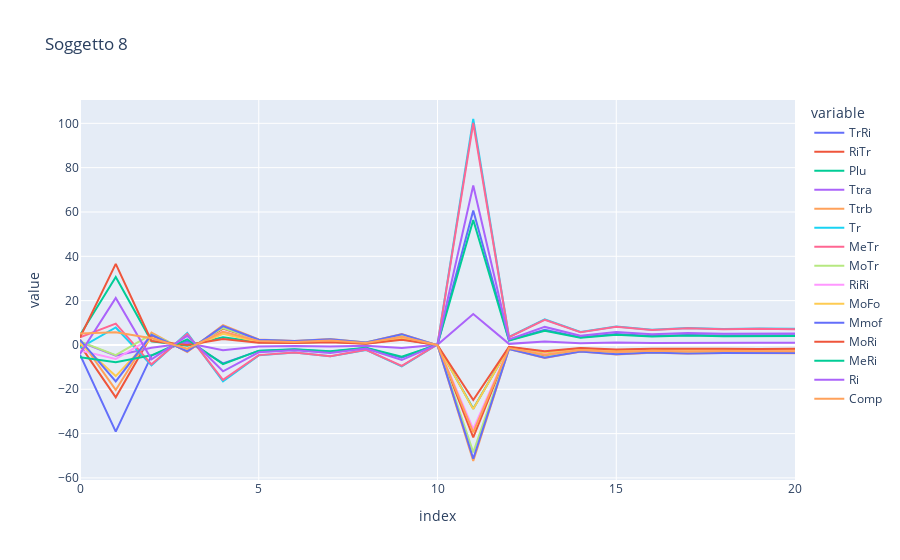
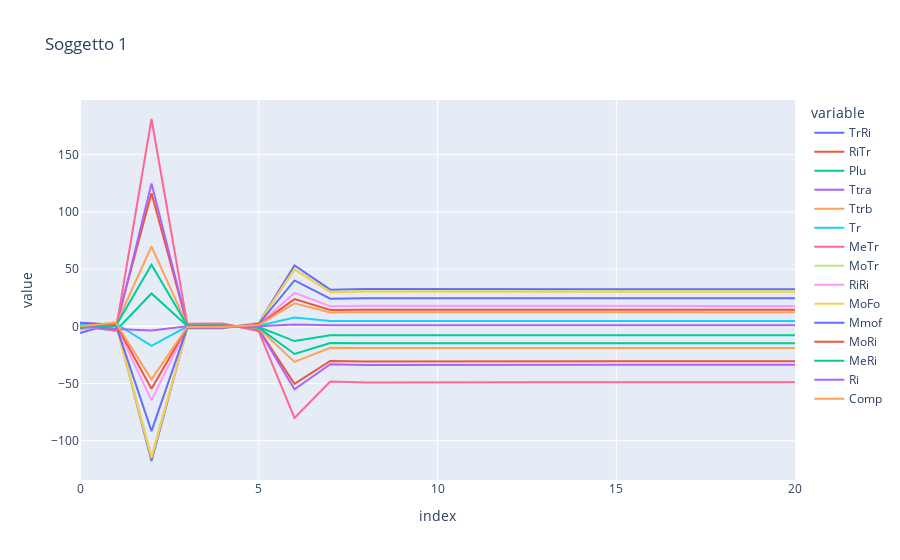
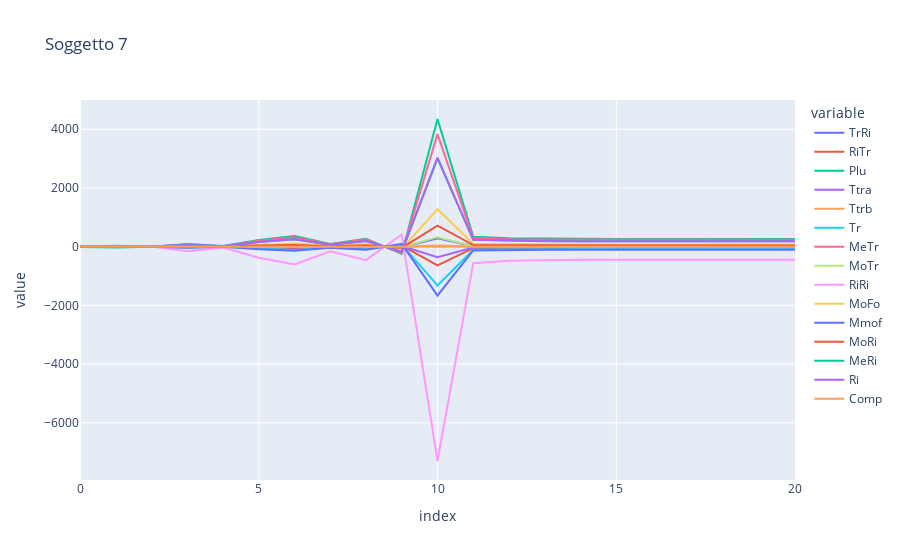

These figures' notebook cell, in order:
### Code cell
fig = px.line(df_evolve_8, title='Soggetto 8')
fig.show()
fig = px.line(df_evolve_1, title='Soggetto 1')
fig.show()
fig = px.line(df_evolve_7, title='Soggetto 7')
fig.show()
fig = px.line(df_evolve_2, title='Soggetto 2')
fig.show()
fig = px.line(df_evolve_6, title='Soggetto 6')
fig.show()

### Figure 1 — Plotly figure (JSON) as saved in the notebook; plotly's stock layout.template omitted (floating-point values rounded to 4 significant figures)
{"data": [{"hovertemplate": "variable=TrRi<br>index=%{x}<br>value=%{y}<extra></extra>", "legendgroup": "TrRi", "line": {"color": "#636efa", "dash": "solid"}, "marker": {"symbol": "circle"}, "mode": "lines", "name": "TrRi", "orientation": "v", "showlegend": true, "type": "scatter", "x": [0, 1, 2, 3, 4, 5, 6, 7, 8, 9, 10, 11, 12, 13, 14, 15, 16, 17, 18, 19, 20], "xaxis": "x", "y": [-4.407, -39.1, -4.831, 1.766, -8.32, -2.673, -2.046, -3.064, -1.341, -5.748, 0.1775, 60.7, 2.133, 6.868, 3.477, 4.97, 4.06, 4.536, 4.263, 4.412, 4.328], "yaxis": "y"}, {"hovertemplate": "variable=RiTr<br>index=%{x}<br>value=%{y}<extra></extra>", "legendgroup": "RiTr", "line": {"color": "#EF553B", "dash": "solid"}, "marker": {"symbol": "circle"}, "mode": "lines", "name": "RiTr", "orientation": "v", "showlegend": true, "type": "scatter", "x": [0, 1, 2, 3, 4, 5, 6, 7, 8, 9, 10, 11, 12, 13, 14, 15, 16, 17, 18, 19, 20], "xaxis": "x", "y": [-0.08222, -23.65, 4.352, -2.82, 7.399, 1.98, 1.42, 2.107, 0.9222, 3.953, -0.122, -41.74, -1.466, -4.723, -2.391, -3.418, -2.792, -3.119, -2.931, -3.034, -2.976], "yaxis": "y"}, {"hovertemplate": "variable=Plu<br>index=%{x}<br>value=%{y}<extra></extra>", "legendgroup": "Plu", "line": {"color": "#00cc96", "dash": "solid"}, "marker": {"symbol": "circle"}, "mode": "lines", "name": "Plu", "orientation": "v", "showlegend": true, "type": "scatter", "x": [0, 1, 2, 3, 4, 5, 6, 7, 8, 9, 10, 11, 12, 13, 14, 15, 16, 17, 18, 19, 20], "xaxis": "x", "y": [4.471, 30.67, 1.665, -0.3769, 3.42, 1.223, 0.9657, 1.452, 0.6356, 2.725, -0.08411, -28.77, -1.011, -3.255, -1.648, -2.356, -1.924, -2.15, -2.02, -2.091, -2.051], "yaxis": "y"}, {"hovertemplate": "variable=Ttra<br>index=%{x}<br>value=%{y}<extra></extra>", "legendgroup": "Ttra", "line": {"color": "#ab63fa", "dash": "solid"}, "marker": {"symbol": "circle"}, "mode": "lines", "name": "Ttra", "orientation": "v", "showlegend": true, "type": "scatter", "x": [0, 1, 2, 3, 4, 5, 6, 7, 8, 9, 10, 11, 12, 13, 14, 15, 16, 17, 18, 19, 20], "xaxis": "x", "y": [1.331, -4.866, -1.308, 0.845, -2.378, -0.6532, -0.4732, -0.7031, -0.3077, -1.319, 0.04072, 13.93, 0.4893, 1.576, 0.7978, 1.141, 0.9316, 1.041, 0.9781, 1.012, 0.9931], "yaxis": "y"}, {"hovertemplate": "variable=Ttrb<br>index=%{x}<br>value=%{y}<extra></extra>", "legendgroup": "Ttrb", "line": {"color": "#FFA15A", "dash": "solid"}, "marker": {"symbol": "circle"}, "mode": "lines", "name": "Ttrb", "orientation": "v", "showlegend": true, "type": "scatter", "x": [0, 1, 2, 3, 4, 5, 6, 7, 8, 9, 10, 11, 12, 13, 14, 15, 16, 17, 18, 19, 20], "xaxis": "x", "y": [2.554, -20.29, 5.552, -3.214, 8.988, 2.46, 1.78, 2.644, 1.157, 4.959, -0.1531, -52.36, -1.84, -5.925, -2.999, -4.288, -3.502, -3.913, -3.677, -3.806, -3.734], "yaxis": "y"}, {"hovertemplate": "variable=Tr<br>index=%{x}<br>value=%{y}<extra></extra>", "legendgroup": "Tr", "line": {"color": "#19d3f3", "dash": "solid"}, "marker": {"symbol": "circle"}, "mode": "lines", "name": "Tr", "orientation": "v", "showlegend": true, "type": "scatter", "x": [0, 1, 2, 3, 4, 5, 6, 7, 8, 9, 10, 11, 12, 13, 14, 15, 16, 17, 18, 19, 20], "xaxis": "x", "y": [-1.313, 7.901, -9.169, 5.379, -16.46, -4.701, -3.457, -5.147, -2.253, -9.656, 0.2981, 102.0, 3.582, 11.54, 5.84, 8.349, 6.819, 7.619, 7.16, 7.411, 7.27], "yaxis": "y"}, {"hovertemplate": "variable=MeTr<br>index=%{x}<br>value=%{y}<extra></extra>", "legendgroup": "MeTr", "line": {"color": "#FF6692", "dash": "solid"}, "marker": {"symbol": "circle"}, "mode": "lines", "name": "MeTr", "orientation": "v", "showlegend": true, "type": "scatter", "x": [0, 1, 2, 3, 4, 5, 6, 7, 8, 9, 10, 11, 12, 13, 14, 15, 16, 17, 18, 19, 20], "xaxis": "x", "y": [3.455, 9.621, -8.724, 4.923, -15.77, -4.583, -3.392, -5.055, -2.212, -9.483, 0.2927, 100.1, 3.518, 11.33, 5.736, 8.2, 6.697, 7.483, 7.032, 7.279, 7.14], "yaxis": "y"}, {"hovertemplate": "variable=MoTr<br>index=%{x}<br>value=%{y}<extra></extra>", "legendgroup": "MoTr", "line": {"color": "#B6E880", "dash": "solid"}, "marker": {"symbol": "circle"}, "mode": "lines", "name": "MoTr", "orientation": "v", "showlegend": true, "type": "scatter", "x": [0, 1, 2, 3, 4, 5, 6, 7, 8, 9, 10, 11, 12, 13, 14, 15, 16, 17, 18, 19, 20], "xaxis": "x", "y": [1.595, -4.587, 4.795, -2.366, 7.669, 2.223, 1.643, 2.448, 1.071, 4.592, -0.1418, -48.49, -1.704, -5.487, -2.778, -3.971, -3.243, -3.624, -3.406, -3.525, -3.458], "yaxis": "y"}, {"hovertemplate": "variable=RiRi<br>index=%{x}<br>value=%{y}<extra></extra>", "legendgroup": "RiRi", "line": {"color": "#FF97FF", "dash": "solid"}, "marker": {"symbol": "circle"}, "mode": "lines", "name": "RiRi", "orientation": "v", "showlegend": true, "type": "scatter", "x": [0, 1, 2, 3, 4, 5, 6, 7, 8, 9, 10, 11, 12, 13, 14, 15, 16, 17, 18, 19, 20], "xaxis": "x", "y": [-2.542, -6.363, 3.078, -1.964, 6.044, 1.743, 1.287, 1.917, 0.8391, 3.597, -0.111, -37.98, -1.334, -4.297, -2.175, -3.11, -2.54, -2.838, -2.667, -2.761, -2.708], "yaxis": "y"}, {"hovertemplate": "variable=MoFo<br>index=%{x}<br>value=%{y}<extra></extra>", "legendgroup": "MoFo", "line": {"color": "#FECB52", "dash": "solid"}, "marker": {"symbol": "circle"}, "mode": "lines", "name": "MoFo", "orientation": "v", "showlegend": true, "type": "scatter", "x": [0, 1, 2, 3, 4, 5, 6, 7, 8, 9, 10, 11, 12, 13, 14, 15, 16, 17, 18, 19, 20], "xaxis": "x", "y": [0.6959, -14.04, 3.199, -1.862, 5.063, 1.368, 0.9848, 1.462, 0.6398, 2.742, -0.08466, -28.96, -1.017, -3.276, -1.659, -2.371, -1.937, -2.164, -2.034, -2.105, -2.065], "yaxis": "y"}, {"hovertemplate": "variable=Mmof<br>index=%{x}<br>value=%{y}<extra></extra>", "legendgroup": "Mmof", "line": {"color": "#636efa", "dash": "solid"}, "marker": {"symbol": "circle"}, "mode": "lines", "name": "Mmof", "orientation": "v", "showlegend": true, "type": "scatter", "x": [0, 1, 2, 3, 4, 5, 6, 7, 8, 9, 10, 11, 12, 13, 14, 15, 16, 17, 18, 19, 20], "xaxis": "x", "y": [2.314, -16.48, 4.595, -2.908, 8.476, 2.383, 1.742, 2.592, 1.134, 4.863, -0.1501, -51.35, -1.804, -5.81, -2.941, -4.205, -3.434, -3.837, -3.606, -3.733, -3.661], "yaxis": "y"}, {"hovertemplate": "variable=MoRi<br>index=%{x}<br>value=%{y}<extra></extra>", "legendgroup": "MoRi", "line": {"color": "#EF553B", "dash": "solid"}, "marker": {"symbol": "circle"}, "mode": "lines", "name": "MoRi", "orientation": "v", "showlegend": true, "type": "scatter", "x": [0, 1, 2, 3, 4, 5, 6, 7, 8, 9, 10, 11, 12, 13, 14, 15, 16, 17, 18, 19, 20], "xaxis": "x", "y": [3.378, 36.59, 1.801, 0.03013, 2.646, 1.029, 0.8305, 1.252, 0.5482, 2.35, -0.07254, -24.81, -0.8718, -2.808, -1.421, -2.032, -1.66, -1.854, -1.743, -1.804, -1.769], "yaxis": "y"}, {"hovertemplate": "variable=MeRi<br>index=%{x}<br>value=%{y}<extra></extra>", "legendgroup": "MeRi", "line": {"color": "#00cc96", "dash": "solid"}, "marker": {"symbol": "circle"}, "mode": "lines", "name": "MeRi", "orientation": "v", "showlegend": true, "type": "scatter", "x": [0, 1, 2, 3, 4, 5, 6, 7, 8, 9, 10, 11, 12, 13, 14, 15, 16, 17, 18, 19, 20], "xaxis": "x", "y": [-5.567, -7.748, -4.666, 2.561, -8.647, -2.562, -1.909, -2.848, -1.247, -5.343, 0.1649, 56.42, 1.982, 6.384, 3.232, 4.62, 3.774, 4.216, 3.962, 4.101, 4.023], "yaxis": "y"}, {"hovertemplate": "variable=Ri<br>index=%{x}<br>value=%{y}<extra></extra>", "legendgroup": "Ri", "line": {"color": "#ab63fa", "dash": "solid"}, "marker": {"symbol": "circle"}, "mode": "lines", "name": "Ri", "orientation": "v", "showlegend": true, "type": "scatter", "x": [0, 1, 2, 3, 4, 5, 6, 7, 8, 9, 10, 11, 12, 13, 14, 15, 16, 17, 18, 19, 20], "xaxis": "x", "y": [-4.06, 21.17, -6.475, 4.087, -11.9, -3.341, -2.441, -3.632, -1.589, -6.813, 0.2103, 71.94, 2.527, 8.14, 4.121, 5.891, 4.812, 5.376, 5.052, 5.229, 5.13], "yaxis": "y"}, {"hovertemplate": "variable=Comp<br>index=%{x}<br>value=%{y}<extra></extra>", "legendgroup": "Comp", "line": {"color": "#FFA15A", "dash": "solid"}, "marker": {"symbol": "circle"}, "mode": "lines", "name": "Comp", "orientation": "v", "showlegend": true, "type": "scatter", "x": [0, 1, 2, 3, 4, 5, 6, 7, 8, 9, 10, 11, 12, 13, 14, 15, 16, 17, 18, 19, 20], "xaxis": "x", "y": [5.208, 5.757, 3.039, -1.707, 5.943, 1.783, 1.334, 1.992, 0.8718, 3.737, -0.1154, -39.45, -1.386, -4.464, -2.26, -3.231, -2.639, -2.949, -2.771, -2.868, -2.813], "yaxis": "y"}], "layout": {"legend": {"title": {"text": "variable"}, "tracegroupgap": 0}, "title": {"text": "Soggetto 8"}, "xaxis": {"anchor": "y", "domain": [0, 1], "title": {"text": "index"}}, "yaxis": {"anchor": "x", "domain": [0, 1], "title": {"text": "value"}}}}

### Figure 2 — Plotly figure (JSON) as saved in the notebook; plotly's stock layout.template omitted (floating-point values rounded to 4 significant figures)
{"data": [{"hovertemplate": "variable=TrRi<br>index=%{x}<br>value=%{y}<extra></extra>", "legendgroup": "TrRi", "line": {"color": "#636efa", "dash": "solid"}, "marker": {"symbol": "circle"}, "mode": "lines", "name": "TrRi", "orientation": "v", "showlegend": true, "type": "scatter", "x": [0, 1, 2, 3, 4, 5, 6, 7, 8, 9, 10, 11, 12, 13, 14, 15, 16, 17, 18, 19, 20], "xaxis": "x", "y": [-5.96, 3.351, -117.7, -1.453, -1.658, 2.863, 53.23, 32.06, 32.59, 32.49, 32.48, 32.48, 32.48, 32.48, 32.48, 32.48, 32.48, 32.48, 32.48, 32.48, 32.48], "yaxis": "y"}, {"hovertemplate": "variable=RiTr<br>index=%{x}<br>value=%{y}<extra></extra>", "legendgroup": "RiTr", "line": {"color": "#EF553B", "dash": "solid"}, "marker": {"symbol": "circle"}, "mode": "lines", "name": "RiTr", "orientation": "v", "showlegend": true, "type": "scatter", "x": [0, 1, 2, 3, 4, 5, 6, 7, 8, 9, 10, 11, 12, 13, 14, 15, 16, 17, 18, 19, 20], "xaxis": "x", "y": [-2.167, -0.04201, 116.4, 1.373, 1.564, -2.7, -50.22, -30.24, -30.74, -30.65, -30.64, -30.64, -30.64, -30.64, -30.64, -30.64, -30.64, -30.64, -30.64, -30.64, -30.64], "yaxis": "y"}, {"hovertemplate": "variable=Plu<br>index=%{x}<br>value=%{y}<extra></extra>", "legendgroup": "Plu", "line": {"color": "#00cc96", "dash": "solid"}, "marker": {"symbol": "circle"}, "mode": "lines", "name": "Plu", "orientation": "v", "showlegend": true, "type": "scatter", "x": [0, 1, 2, 3, 4, 5, 6, 7, 8, 9, 10, 11, 12, 13, 14, 15, 16, 17, 18, 19, 20], "xaxis": "x", "y": [0.0616, -3.748, 28.72, 0.3517, 0.4023, -0.6938, -12.9, -7.77, -7.899, -7.875, -7.873, -7.872, -7.872, -7.872, -7.872, -7.872, -7.872, -7.872, -7.872, -7.872, -7.872], "yaxis": "y"}, {"hovertemplate": "variable=Ttra<br>index=%{x}<br>value=%{y}<extra></extra>", "legendgroup": "Ttra", "line": {"color": "#ab63fa", "dash": "solid"}, "marker": {"symbol": "circle"}, "mode": "lines", "name": "Ttra", "orientation": "v", "showlegend": true, "type": "scatter", "x": [0, 1, 2, 3, 4, 5, 6, 7, 8, 9, 10, 11, 12, 13, 14, 15, 16, 17, 18, 19, 20], "xaxis": "x", "y": [2.579, -2.982, 124.8, 1.504, 1.715, -2.961, -55.06, -33.16, -33.71, -33.6, -33.6, -33.59, -33.59, -33.59, -33.59, -33.59, -33.59, -33.59, -33.59, -33.59, -33.59], "yaxis": "y"}, {"hovertemplate": "variable=Ttrb<br>index=%{x}<br>value=%{y}<extra></extra>", "legendgroup": "Ttrb", "line": {"color": "#FFA15A", "dash": "solid"}, "marker": {"symbol": "circle"}, "mode": "lines", "name": "Ttrb", "orientation": "v", "showlegend": true, "type": "scatter", "x": [0, 1, 2, 3, 4, 5, 6, 7, 8, 9, 10, 11, 12, 13, 14, 15, 16, 17, 18, 19, 20], "xaxis": "x", "y": [3.227, 0.9493, 69.78, 0.8507, 0.9695, -1.674, -31.13, -18.75, -19.06, -19.0, -19.0, -18.99, -18.99, -18.99, -18.99, -18.99, -18.99, -18.99, -18.99, -18.99, -18.99], "yaxis": "y"}, {"hovertemplate": "variable=Tr<br>index=%{x}<br>value=%{y}<extra></extra>", "legendgroup": "Tr", "line": {"color": "#19d3f3", "dash": "solid"}, "marker": {"symbol": "circle"}, "mode": "lines", "name": "Tr", "orientation": "v", "showlegend": true, "type": "scatter", "x": [0, 1, 2, 3, 4, 5, 6, 7, 8, 9, 10, 11, 12, 13, 14, 15, 16, 17, 18, 19, 20], "xaxis": "x", "y": [1.461, 2.503, -17.07, -0.2114, -0.2407, 0.4158, 7.732, 4.656, 4.734, 4.719, 4.718, 4.717, 4.717, 4.717, 4.717, 4.717, 4.717, 4.717, 4.717, 4.717, 4.717], "yaxis": "y"}, {"hovertemplate": "variable=MeTr<br>index=%{x}<br>value=%{y}<extra></extra>", "legendgroup": "MeTr", "line": {"color": "#FF6692", "dash": "solid"}, "marker": {"symbol": "circle"}, "mode": "lines", "name": "MeTr", "orientation": "v", "showlegend": true, "type": "scatter", "x": [0, 1, 2, 3, 4, 5, 6, 7, 8, 9, 10, 11, 12, 13, 14, 15, 16, 17, 18, 19, 20], "xaxis": "x", "y": [0.4622, -3.816, 181.2, 2.188, 2.495, -4.307, -80.1, -48.23, -49.04, -48.88, -48.87, -48.87, -48.87, -48.87, -48.87, -48.87, -48.87, -48.87, -48.87, -48.87, -48.87], "yaxis": "y"}, {"hovertemplate": "variable=MoTr<br>index=%{x}<br>value=%{y}<extra></extra>", "legendgroup": "MoTr", "line": {"color": "#B6E880", "dash": "solid"}, "marker": {"symbol": "circle"}, "mode": "lines", "name": "MoTr", "orientation": "v", "showlegend": true, "type": "scatter", "x": [0, 1, 2, 3, 4, 5, 6, 7, 8, 9, 10, 11, 12, 13, 14, 15, 16, 17, 18, 19, 20], "xaxis": "x", "y": [-1.05, 3.919, -113.5, -1.368, -1.56, 2.693, 50.09, 30.16, 30.66, 30.57, 30.56, 30.56, 30.56, 30.56, 30.56, 30.56, 30.56, 30.56, 30.56, 30.56, 30.56], "yaxis": "y"}, {"hovertemplate": "variable=RiRi<br>index=%{x}<br>value=%{y}<extra></extra>", "legendgroup": "RiRi", "line": {"color": "#FF97FF", "dash": "solid"}, "marker": {"symbol": "circle"}, "mode": "lines", "name": "RiRi", "orientation": "v", "showlegend": true, "type": "scatter", "x": [0, 1, 2, 3, 4, 5, 6, 7, 8, 9, 10, 11, 12, 13, 14, 15, 16, 17, 18, 19, 20], "xaxis": "x", "y": [-3.043, 1.706, -64.72, -0.7977, -0.9103, 1.571, 29.22, 17.6, 17.89, 17.83, 17.83, 17.83, 17.83, 17.83, 17.83, 17.83, 17.83, 17.83, 17.83, 17.83, 17.83], "yaxis": "y"}, {"hovertemplate": "variable=MoFo<br>index=%{x}<br>value=%{y}<extra></extra>", "legendgroup": "MoFo", "line": {"color": "#FECB52", "dash": "solid"}, "marker": {"symbol": "circle"}, "mode": "lines", "name": "MoFo", "orientation": "v", "showlegend": true, "type": "scatter", "x": [0, 1, 2, 3, 4, 5, 6, 7, 8, 9, 10, 11, 12, 13, 14, 15, 16, 17, 18, 19, 20], "xaxis": "x", "y": [3.047, 1.204, -115.0, -1.355, -1.543, 2.665, 49.56, 29.85, 30.34, 30.25, 30.24, 30.24, 30.24, 30.24, 30.24, 30.24, 30.24, 30.24, 30.24, 30.24, 30.24], "yaxis": "y"}, {"hovertemplate": "variable=Mmof<br>index=%{x}<br>value=%{y}<extra></extra>", "legendgroup": "Mmof", "line": {"color": "#636efa", "dash": "solid"}, "marker": {"symbol": "circle"}, "mode": "lines", "name": "Mmof", "orientation": "v", "showlegend": true, "type": "scatter", "x": [0, 1, 2, 3, 4, 5, 6, 7, 8, 9, 10, 11, 12, 13, 14, 15, 16, 17, 18, 19, 20], "xaxis": "x", "y": [3.044, 1.325, -91.56, -1.096, -1.248, 2.156, 40.09, 24.15, 24.55, 24.47, 24.46, 24.46, 24.46, 24.46, 24.46, 24.46, 24.46, 24.46, 24.46, 24.46, 24.46], "yaxis": "y"}, {"hovertemplate": "variable=MoRi<br>index=%{x}<br>value=%{y}<extra></extra>", "legendgroup": "MoRi", "line": {"color": "#EF553B", "dash": "solid"}, "marker": {"symbol": "circle"}, "mode": "lines", "name": "MoRi", "orientation": "v", "showlegend": true, "type": "scatter", "x": [0, 1, 2, 3, 4, 5, 6, 7, 8, 9, 10, 11, 12, 13, 14, 15, 16, 17, 18, 19, 20], "xaxis": "x", "y": [-1.204, 2.239, -54.58, -0.6491, -0.7406, 1.278, 23.77, 14.32, 14.55, 14.51, 14.51, 14.5, 14.5, 14.5, 14.5, 14.5, 14.5, 14.5, 14.5, 14.5, 14.5], "yaxis": "y"}, {"hovertemplate": "variable=MeRi<br>index=%{x}<br>value=%{y}<extra></extra>", "legendgroup": "MeRi", "line": {"color": "#00cc96", "dash": "solid"}, "marker": {"symbol": "circle"}, "mode": "lines", "name": "MeRi", "orientation": "v", "showlegend": true, "type": "scatter", "x": [0, 1, 2, 3, 4, 5, 6, 7, 8, 9, 10, 11, 12, 13, 14, 15, 16, 17, 18, 19, 20], "xaxis": "x", "y": [-1.143, 0.2565, 53.75, 0.6607, 0.7526, -1.3, -24.17, -14.56, -14.8, -14.75, -14.75, -14.75, -14.75, -14.75, -14.75, -14.75, -14.75, -14.75, -14.75, -14.75, -14.75], "yaxis": "y"}, {"hovertemplate": "variable=Ri<br>index=%{x}<br>value=%{y}<extra></extra>", "legendgroup": "Ri", "line": {"color": "#ab63fa", "dash": "solid"}, "marker": {"symbol": "circle"}, "mode": "lines", "name": "Ri", "orientation": "v", "showlegend": true, "type": "scatter", "x": [0, 1, 2, 3, 4, 5, 6, 7, 8, 9, 10, 11, 12, 13, 14, 15, 16, 17, 18, 19, 20], "xaxis": "x", "y": [-0.07535, -2.397, -3.56, -0.04601, -0.05032, 0.08813, 1.639, 0.987, 1.003, 1.0, 1.0, 1.0, 1.0, 1.0, 1.0, 1.0, 1.0, 1.0, 1.0, 1.0, 1.0], "yaxis": "y"}, {"hovertemplate": "variable=Comp<br>index=%{x}<br>value=%{y}<extra></extra>", "legendgroup": "Comp", "line": {"color": "#FFA15A", "dash": "solid"}, "marker": {"symbol": "circle"}, "mode": "lines", "name": "Comp", "orientation": "v", "showlegend": true, "type": "scatter", "x": [0, 1, 2, 3, 4, 5, 6, 7, 8, 9, 10, 11, 12, 13, 14, 15, 16, 17, 18, 19, 20], "xaxis": "x", "y": [0.12, 3.134, -46.33, -0.5478, -0.6255, 1.079, 20.07, 12.09, 12.29, 12.25, 12.25, 12.25, 12.25, 12.25, 12.25, 12.25, 12.25, 12.25, 12.25, 12.25, 12.25], "yaxis": "y"}], "layout": {"legend": {"title": {"text": "variable"}, "tracegroupgap": 0}, "title": {"text": "Soggetto 1"}, "xaxis": {"anchor": "y", "domain": [0, 1], "title": {"text": "index"}}, "yaxis": {"anchor": "x", "domain": [0, 1], "title": {"text": "value"}}}}

### Figure 3 — Plotly figure (JSON) as saved in the notebook; plotly's stock layout.template omitted (floating-point values rounded to 4 significant figures)
{"data": [{"hovertemplate": "variable=TrRi<br>index=%{x}<br>value=%{y}<extra></extra>", "legendgroup": "TrRi", "line": {"color": "#636efa", "dash": "solid"}, "marker": {"symbol": "circle"}, "mode": "lines", "name": "TrRi", "orientation": "v", "showlegend": true, "type": "scatter", "x": [0, 1, 2, 3, 4, 5, 6, 7, 8, 9, 10, 11, 12, 13, 14, 15, 16, 17, 18, 19, 20], "xaxis": "x", "y": [-3.443, -11.61, 1.303, 4.401, 1.456, 14.79, 23.9, 6.191, 18.06, -16.57, 289.2, 22.39, 19.11, 18.12, 17.76, 17.61, 17.55, 17.53, 17.51, 17.51, 17.51], "yaxis": "y"}, {"hovertemplate": "variable=RiTr<br>index=%{x}<br>value=%{y}<extra></extra>", "legendgroup": "RiTr", "line": {"color": "#EF553B", "dash": "solid"}, "marker": {"symbol": "circle"}, "mode": "lines", "name": "RiTr", "orientation": "v", "showlegend": true, "type": "scatter", "x": [0, 1, 2, 3, 4, 5, 6, 7, 8, 9, 10, 11, 12, 13, 14, 15, 16, 17, 18, 19, 20], "xaxis": "x", "y": [4.983, -3.908, 1.141, -12.13, -3.334, -32.58, -52.85, -13.66, -39.9, 36.66, -639.7, -49.53, -42.28, -40.09, -39.28, -38.96, -38.82, -38.77, -38.74, -38.73, -38.73], "yaxis": "y"}, {"hovertemplate": "variable=Plu<br>index=%{x}<br>value=%{y}<extra></extra>", "legendgroup": "Plu", "line": {"color": "#00cc96", "dash": "solid"}, "marker": {"symbol": "circle"}, "mode": "lines", "name": "Plu", "orientation": "v", "showlegend": true, "type": "scatter", "x": [0, 1, 2, 3, 4, 5, 6, 7, 8, 9, 10, 11, 12, 13, 14, 15, 16, 17, 18, 19, 20], "xaxis": "x", "y": [-9.777, -30.63, -3.521, 88.33, 20.37, 224.8, 360.0, 93.64, 272.7, -248.8, 4349.0, 336.7, 287.4, 272.6, 267.1, 264.8, 263.9, 263.6, 263.4, 263.3, 263.3], "yaxis": "y"}, {"hovertemplate": "variable=Ttra<br>index=%{x}<br>value=%{y}<extra></extra>", "legendgroup": "Ttra", "line": {"color": "#ab63fa", "dash": "solid"}, "marker": {"symbol": "circle"}, "mode": "lines", "name": "Ttra", "orientation": "v", "showlegend": true, "type": "scatter", "x": [0, 1, 2, 3, 4, 5, 6, 7, 8, 9, 10, 11, 12, 13, 14, 15, 16, 17, 18, 19, 20], "xaxis": "x", "y": [1.761, 6.261, 2.383, -3.147, -2.722, -16.92, -29.23, -7.338, -21.74, 20.63, -357.0, -27.64, -23.59, -22.37, -21.92, -21.74, -21.66, -21.63, -21.62, -21.61, -21.61], "yaxis": "y"}, {"hovertemplate": "variable=Ttrb<br>index=%{x}<br>value=%{y}<extra></extra>", "legendgroup": "Ttrb", "line": {"color": "#FFA15A", "dash": "solid"}, "marker": {"symbol": "circle"}, "mode": "lines", "name": "Ttrb", "orientation": "v", "showlegend": true, "type": "scatter", "x": [0, 1, 2, 3, 4, 5, 6, 7, 8, 9, 10, 11, 12, 13, 14, 15, 16, 17, 18, 19, 20], "xaxis": "x", "y": [-10.27, -1.531, 1.94, -5.411, 1.286, 0.4117, 2.919, 0.4784, 1.784, -2.474, 39.3, 3.042, 2.597, 2.463, 2.413, 2.393, 2.385, 2.381, 2.38, 2.379, 2.379], "yaxis": "y"}, {"hovertemplate": "variable=Tr<br>index=%{x}<br>value=%{y}<extra></extra>", "legendgroup": "Tr", "line": {"color": "#19d3f3", "dash": "solid"}, "marker": {"symbol": "circle"}, "mode": "lines", "name": "Tr", "orientation": "v", "showlegend": true, "type": "scatter", "x": [0, 1, 2, 3, 4, 5, 6, 7, 8, 9, 10, 11, 12, 13, 14, 15, 16, 17, 18, 19, 20], "xaxis": "x", "y": [1.55, 28.87, 0.1866, -26.04, -6.134, -68.5, -109.6, -28.51, -83.0, 75.69, -1323.0, -102.5, -87.46, -82.94, -81.26, -80.59, -80.31, -80.2, -80.15, -80.13, -80.12], "yaxis": "y"}, {"hovertemplate": "variable=MeTr<br>index=%{x}<br>value=%{y}<extra></extra>", "legendgroup": "MeTr", "line": {"color": "#FF6692", "dash": "solid"}, "marker": {"symbol": "circle"}, "mode": "lines", "name": "MeTr", "orientation": "v", "showlegend": true, "type": "scatter", "x": [0, 1, 2, 3, 4, 5, 6, 7, 8, 9, 10, 11, 12, 13, 14, 15, 16, 17, 18, 19, 20], "xaxis": "x", "y": [2.38, 9.017, 1.31, 76.57, 17.8, 198.4, 317.3, 82.58, 240.4, -219.3, 3833.0, 296.8, 253.3, 240.2, 235.4, 233.4, 232.6, 232.3, 232.2, 232.1, 232.1], "yaxis": "y"}, {"hovertemplate": "variable=MoTr<br>index=%{x}<br>value=%{y}<extra></extra>", "legendgroup": "MoTr", "line": {"color": "#B6E880", "dash": "solid"}, "marker": {"symbol": "circle"}, "mode": "lines", "name": "MoTr", "orientation": "v", "showlegend": true, "type": "scatter", "x": [0, 1, 2, 3, 4, 5, 6, 7, 8, 9, 10, 11, 12, 13, 14, 15, 16, 17, 18, 19, 20], "xaxis": "x", "y": [1.456, -3.819, 3.212, 4.122, 1.543, 16.7, 26.82, 6.966, 20.3, -18.55, 324.1, 25.1, 21.42, 20.31, 19.9, 19.74, 19.67, 19.64, 19.63, 19.63, 19.62], "yaxis": "y"}, {"hovertemplate": "variable=RiRi<br>index=%{x}<br>value=%{y}<extra></extra>", "legendgroup": "RiRi", "line": {"color": "#FF97FF", "dash": "solid"}, "marker": {"symbol": "circle"}, "mode": "lines", "name": "RiRi", "orientation": "v", "showlegend": true, "type": "scatter", "x": [0, 1, 2, 3, 4, 5, 6, 7, 8, 9, 10, 11, 12, 13, 14, 15, 16, 17, 18, 19, 20], "xaxis": "x", "y": [1.323, 20.99, 1.668, -153.3, -32.71, -379.6, -604.7, -157.7, -458.6, 417.3, -7301.0, -565.2, -482.5, -457.6, -448.3, -444.6, -443.1, -442.4, -442.2, -442.0, -442.0], "yaxis": "y"}, {"hovertemplate": "variable=MoFo<br>index=%{x}<br>value=%{y}<extra></extra>", "legendgroup": "MoFo", "line": {"color": "#FECB52", "dash": "solid"}, "marker": {"symbol": "circle"}, "mode": "lines", "name": "MoFo", "orientation": "v", "showlegend": true, "type": "scatter", "x": [0, 1, 2, 3, 4, 5, 6, 7, 8, 9, 10, 11, 12, 13, 14, 15, 16, 17, 18, 19, 20], "xaxis": "x", "y": [9.582, -2.478, -2.689, 32.55, 4.789, 67.55, 105.7, 27.81, 80.55, -72.6, 1273.0, 98.59, 84.15, 79.81, 78.19, 77.54, 77.28, 77.16, 77.12, 77.1, 77.09], "yaxis": "y"}, {"hovertemplate": "variable=Mmof<br>index=%{x}<br>value=%{y}<extra></extra>", "legendgroup": "Mmof", "line": {"color": "#636efa", "dash": "solid"}, "marker": {"symbol": "circle"}, "mode": "lines", "name": "Mmof", "orientation": "v", "showlegend": true, "type": "scatter", "x": [0, 1, 2, 3, 4, 5, 6, 7, 8, 9, 10, 11, 12, 13, 14, 15, 16, 17, 18, 19, 20], "xaxis": "x", "y": [2.967, 9.865, -2.074, -38.8, -6.395, -87.95, -138.0, -36.25, -105.1, 94.8, -1662.0, -128.7, -109.8, -104.2, -102.1, -101.2, -100.9, -100.7, -100.7, -100.6, -100.6], "yaxis": "y"}, {"hovertemplate": "variable=MoRi<br>index=%{x}<br>value=%{y}<extra></extra>", "legendgroup": "MoRi", "line": {"color": "#EF553B", "dash": "solid"}, "marker": {"symbol": "circle"}, "mode": "lines", "name": "MoRi", "orientation": "v", "showlegend": true, "type": "scatter", "x": [0, 1, 2, 3, 4, 5, 6, 7, 8, 9, 10, 11, 12, 13, 14, 15, 16, 17, 18, 19, 20], "xaxis": "x", "y": [0.4397, 25.68, -0.3178, 14.14, 3.598, 36.57, 59.06, 15.3, 44.64, -40.92, 714.5, 55.31, 47.21, 44.78, 43.87, 43.51, 43.36, 43.29, 43.27, 43.26, 43.25], "yaxis": "y"}, {"hovertemplate": "variable=MeRi<br>index=%{x}<br>value=%{y}<extra></extra>", "legendgroup": "MeRi", "line": {"color": "#00cc96", "dash": "solid"}, "marker": {"symbol": "circle"}, "mode": "lines", "name": "MeRi", "orientation": "v", "showlegend": true, "type": "scatter", "x": [0, 1, 2, 3, 4, 5, 6, 7, 8, 9, 10, 11, 12, 13, 14, 15, 16, 17, 18, 19, 20], "xaxis": "x", "y": [-3.646, -7.605, -2.688, 64.33, 13.44, 156.3, 248.9, 64.91, 188.8, -171.8, 3005.0, 232.6, 198.6, 188.3, 184.5, 183.0, 182.4, 182.1, 182.0, 181.9, 181.9], "yaxis": "y"}, {"hovertemplate": "variable=Ri<br>index=%{x}<br>value=%{y}<extra></extra>", "legendgroup": "Ri", "line": {"color": "#ab63fa", "dash": "solid"}, "marker": {"symbol": "circle"}, "mode": "lines", "name": "Ri", "orientation": "v", "showlegend": true, "type": "scatter", "x": [0, 1, 2, 3, 4, 5, 6, 7, 8, 9, 10, 11, 12, 13, 14, 15, 16, 17, 18, 19, 20], "xaxis": "x", "y": [-3.388, -7.512, -2.065, 63.65, 13.84, 157.4, 251.2, 65.43, 190.4, -173.5, 3034.0, 234.9, 200.5, 190.1, 186.3, 184.7, 184.1, 183.8, 183.7, 183.7, 183.7], "yaxis": "y"}, {"hovertemplate": "variable=Comp<br>index=%{x}<br>value=%{y}<extra></extra>", "legendgroup": "Comp", "line": {"color": "#FFA15A", "dash": "solid"}, "marker": {"symbol": "circle"}, "mode": "lines", "name": "Comp", "orientation": "v", "showlegend": true, "type": "scatter", "x": [0, 1, 2, 3, 4, 5, 6, 7, 8, 9, 10, 11, 12, 13, 14, 15, 16, 17, 18, 19, 20], "xaxis": "x", "y": [7.295, 1.317, 1.07, 2.543, -0.4684, 1.649, 1.531, 0.5362, 1.369, -0.8339, 16.52, 1.279, 1.092, 1.035, 1.014, 1.006, 1.002, 1.001, 1.0, 1.0, 1.0], "yaxis": "y"}], "layout": {"legend": {"title": {"text": "variable"}, "tracegroupgap": 0}, "title": {"text": "Soggetto 7"}, "xaxis": {"anchor": "y", "domain": [0, 1], "title": {"text": "index"}}, "yaxis": {"anchor": "x", "domain": [0, 1], "title": {"text": "value"}}}}
